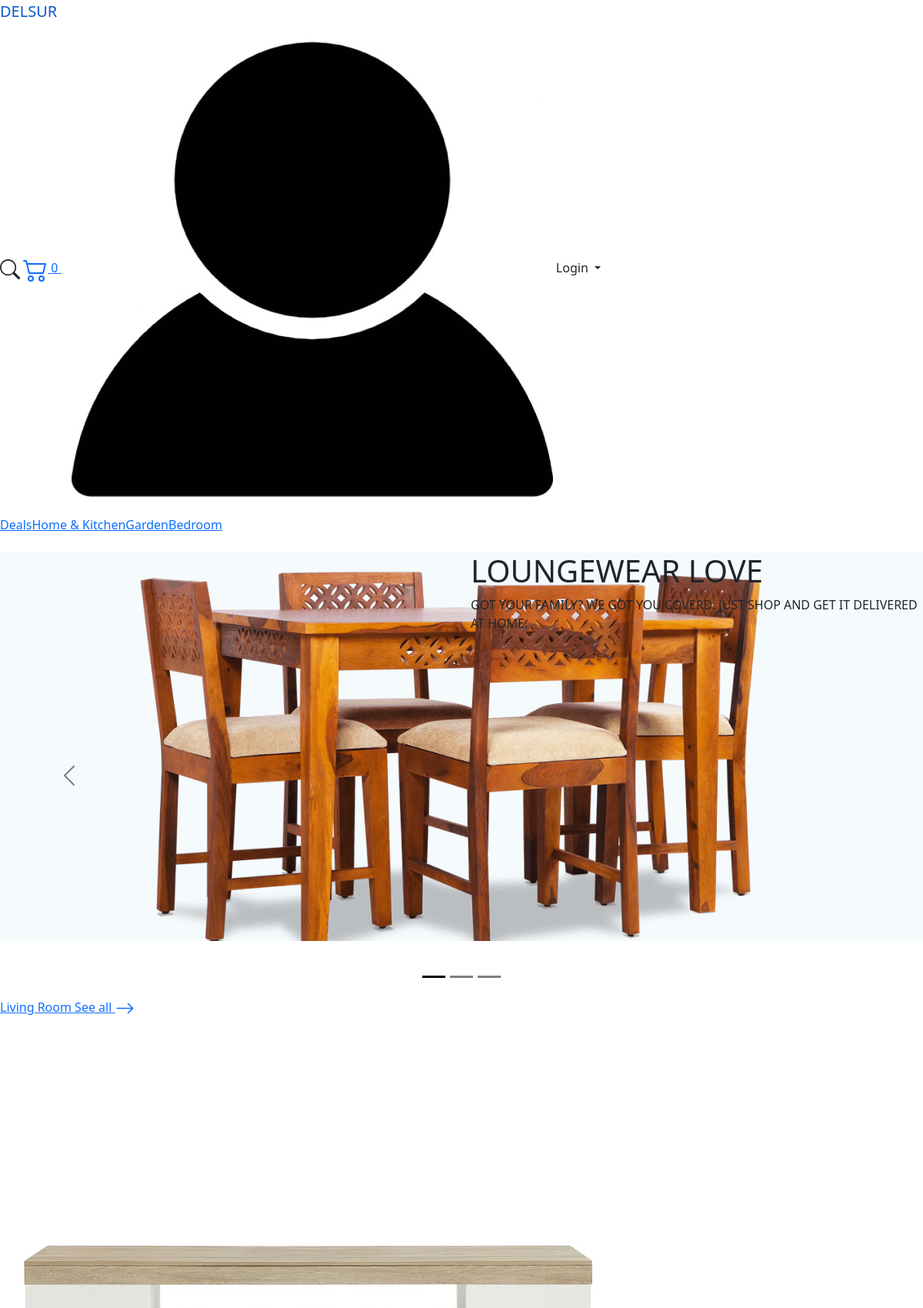
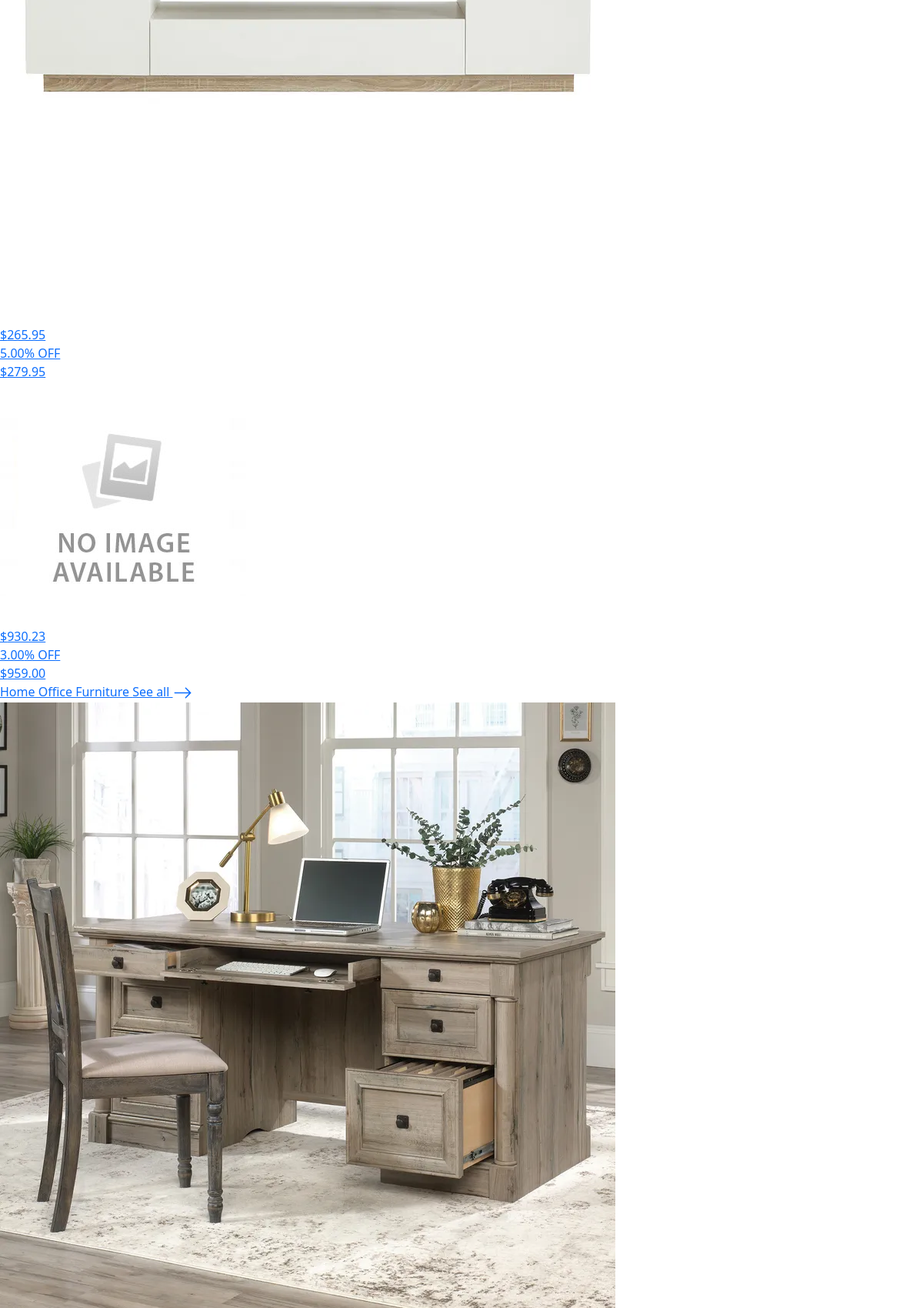
The page / (upper part) on the database its author committed (2 pictures, top to bottom).
### app/models.py (models this page shows, shortened)
class Carousel(models.Model):
    title = models.CharField(max_length=50)
    description = models.TextField(max_length=200)
    image = models.ImageField(upload_to='carousel')
    bg_color = models.CharField(max_length=50, default='#ffffff')
    featured = models.BooleanField(default=False)
    link_to = models.CharField(default='', max_length=100)

class Category(models.Model):
    name = models.CharField(max_length=100)
    image = models.ImageField(upload_to="categories")
    created_date = models.DateTimeField(auto_now=True)
    class Meta:
        verbose_name_plural = "Categories"

class Product(models.Model):
    category_id = models.ForeignKey(
        Category, related_name='products', on_delete=models.CASCADE)
    name = models.CharField(max_length=100)
    price = models.DecimalField(max_digits=10, decimal_places=2)
    discount = models.DecimalField(max_digits=5, decimal_places=2)
    stock = models.IntegerField()
    color = models.CharField(max_length=100, default='None')
    warranty = models.CharField(max_length=100)
    description = RichTextField()
    specification = RichTextField()
    soldNum = models.IntegerField()
    created_at = models.DateTimeField(auto_now_add=True)

### app/views.py (the view)
# urls.py: path('', views.index_view, name='home'),
def index_view(request):
    productsByCategory = []
    categories = Category.objects.all()
    for category in categories:
        products = []
        for product in Category.objects.get(id=category.id).products.all():
            image = defaultProductImage
            try:
                image = Product.objects.get(
                    id=product.id).images.first().image.url
            except:
                pass
            products.append({"product": product, "image": image})
        productsByCategory.append({"category": category, "products": products})
    context = {
        "Carousel": Carousel.objects.all(),
        "ProductsByCategory": productsByCategory
    }
    return render(request, 'index.html', context)

### app/context_processors.py (called while the page is built, shortened)
def global_context(request):
    cart_length = 0
    return{
        'cart_length':cart_length,
        "defaultProfileImage":"media/users/profile_pic.jpg",
    }

### app/templatetags/custom_tags.py (called while the page is built)
@register.filter
def calculateDiscount(value, arg):
    return round(value-(arg/100)*value,2)

### app/templates/index.html (shortened to what this page needs)
{% extends "home.html" %}
{% block outlet %}
{% include "includes/carousel.html" %}
{% for i in ProductsByCategory %}
{% include "includes/products.html" with category=i.category products=i.products %}
{% endfor %}
{% endblock outlet %}

### app/templates/home.html (shortened to what this page needs)
{% extends 'base.html' %}
{% block root %}
{% include "includes/navbar.html" %}
{% block outlet %}{% endblock outlet %}
{% endblock root %}

### app/templates/base.html (shortened to what this page needs)
{% load sass_tags %}
<!DOCTYPE html>
<html lang="en">
  <head>
    <link href="https://cdn.jsdelivr.net/npm/bootstrap@5.0.2/dist/css/bootstrap.min.css" rel="stylesheet">
    <link href="{% sass_src 'css/style.scss' %}" rel="stylesheet" type="text/css" />
    {% load static %}
  </head>
  <body>
    {% block root %}{% endblock root %}
  </body>
</html>

### app/templates/includes/navbar.html (shortened to what this page needs)
<nav id="navbar" class="navbar-expand-md sticky-top">
    <div class="flex-space-between">
        <a class="navbar-brand" href={% url 'home' %}>DELSUR</a>
        <div class="flex nav-right">
            <span class="nav-search"
                  data-bs-toggle="modal"
                  data-bs-target="#exampleModal">
            </span>
            <a href={% url 'cart' %}>
                <span class="nav-cart">
                </span>
                <span class="nav-badge">{{ cart_length }}</span>
            <div class="btn nav-profile">
                <span class="nav-profile dropdown-toggle"
                   data-bs-toggle="dropdown"
                   aria-expanded="false">
                   {% if request.user.is_authenticated %}
                   <img src="{{ request.user.image.url }}" alt="{{ request.user.username }}"/>
                   {% else %}
                   <img src="{{ defaultProfileImage }}" alt="AnonymousUser"/>
                   {% endif %}
                    <span class="nav-greet-user">
                        {% if request.user.is_authenticated %}
                            {{ request.user.first_name }}
                        {% else %}
                            Login
                        {% endif %}
                    </span>
                </span>
            </div>
        </div>
    </div>
    <div class="collapse navbar-collapse" id="navbarSupportedContent">
        <div class="d-flex flex-md-row flex-column nav-items-container">{% include 'includes/navbarLinks.html' %}</div>
    </div>
</nav>

### app/templates/includes/navbarLinks.html
<a class="nav-links" href="#">Deals</a>
<a class="nav-links" href="#">Home & Kitchen</a>
<a class="nav-links" href="#">Garden</a>
<a class="nav-links" href="#">Bedroom</a>

### app/templates/includes/carousel.html (shortened to what this page needs)
<div id="carouselExampleInterval"
     class="carousel slide carousel-dark"
     data-bs-ride="carousel">
    <div class="carousel-indicators">
        {% for i in Carousel %}
        <button type="button"
                data-bs-target="#carouselExampleInterval"
                data-bs-slide-to={{forloop.counter|add:"-1"}}
                {% if forloop.counter == 1 %}
                class="active"
                aria-current="true"
                {% endif %}
                aria-label="Slide {{forloop.counter}}">
            </button>
    {% endfor %}
    </div>
    <div class="carousel-inner">
        {% for i in Carousel %}
            <div class="carousel-item {% if forloop.counter == 1 %}active{% endif %}"
                 data-bs-interval="3000">
                <div class="row" style="background:{{ i.bg_color }}">
                    <div class="img-container col-12 col-md-6">
                        <img src={{ i.image.url }} alt={{ i.title }}/>
                    </div>
                    <div class="info-container col-12 col-md-6">
                        <h1>{{ i.title }}</h1>
                        <p>{{ i.description }}</p>
                    </div>
                </div>
            </div>
        {% endfor %}
    </div>
    <button class="carousel-control-prev"
            type="button"
            data-bs-target="#carouselExampleInterval"
            data-bs-slide="prev">
        <span class="carousel-control-prev-icon" aria-hidden="true"></span>
    </button>
    <button class="carousel-control-next"
            type="button"
            data-bs-target="#carouselExampleInterval"
            data-bs-slide="next">
        <span class="carousel-control-next-icon" aria-hidden="true"></span>
    </button>
</div>

### app/templates/includes/products.html
{% load custom_tags %}
<div class="container-wrapper">
    <a href={% url 'category' i.category.id %} class="container-title">
        <span class="title">{{ category.name }}</span>
        <span class="container-button">See all
            <svg xmlns="http://www.w3.org/2000/svg"
                 width="25"
                 height="25 "
                 fill="currentColor"
                 class="bi bi-arrow-right"
                 viewBox="0 0 16 16">
                <path fill-rule="evenodd" d="M1 8a.5.5 0 0 1 .5-.5h11.793l-3.147-3.146a.5.5 0 0 1 .708-.708l4 4a.5.5 0 0 1 0 .708l-4 4a.5.5 0 0 1-.708-.708L13.293 8.5H1.5A.5.5 0 0 1 1 8z"/>
            </svg>
        </span>
    </a>
    <div class="products-container">
        {% for i in products %}
        <a href={% url 'product' i.product.id %} class="product">
            <img src={{i.image}} alt="Your image url">
            <div class="discount-price">
                <div class="price">${{ i.product.price|calculateDiscount:i.product.discount }}</div>
                <div class="discount">{{i.product.discount}}% OFF</div>
            </div>
            <div class="original-price">${{i.product.price}}</div>
        </a>
        {% endfor %}
    </div>
</div>

### rows shown on the page
Carousel: image (picture), title "LOUNGEWEAR LOVE", description "GOT YOUR FAMILY? WE GOT YOU COVERD. JUST SHOP AND GET IT DELIVERED AT HOME."
Category: name "Living Room"
Product: shows a picture, product.price|calculateDiscount "265.95", product.discount "5.00", product.price "279.95"
Product: shows a picture, product.price|calculateDiscount "930.23", product.discount "3.00", product.price "959.00"
Category: name "Home Office Furniture"
Product: shows a picture

### other values the page prints
{{ cart_length }} "0"
